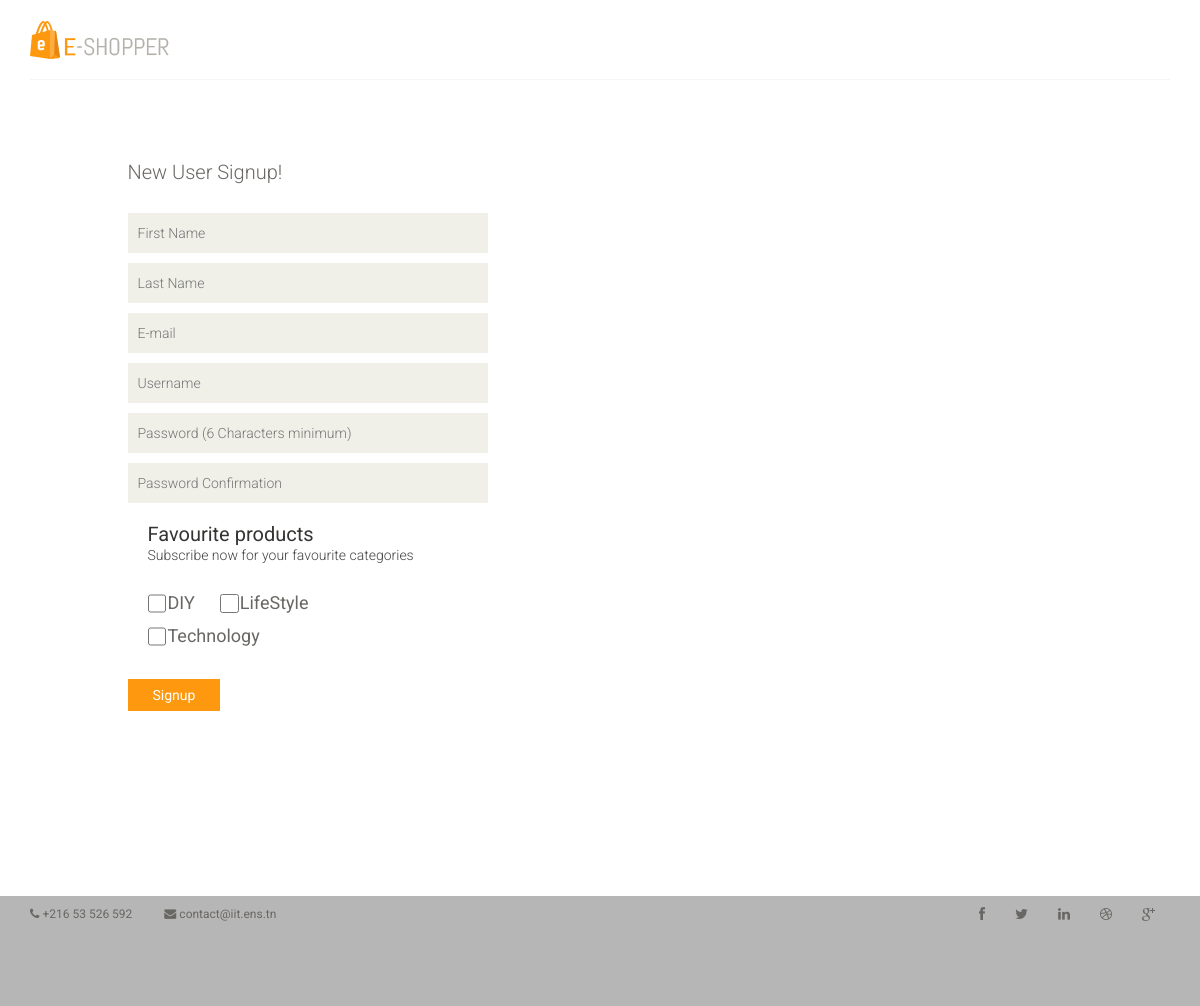
The app's page /index.php?controller=Acceuil&action=register, older data.
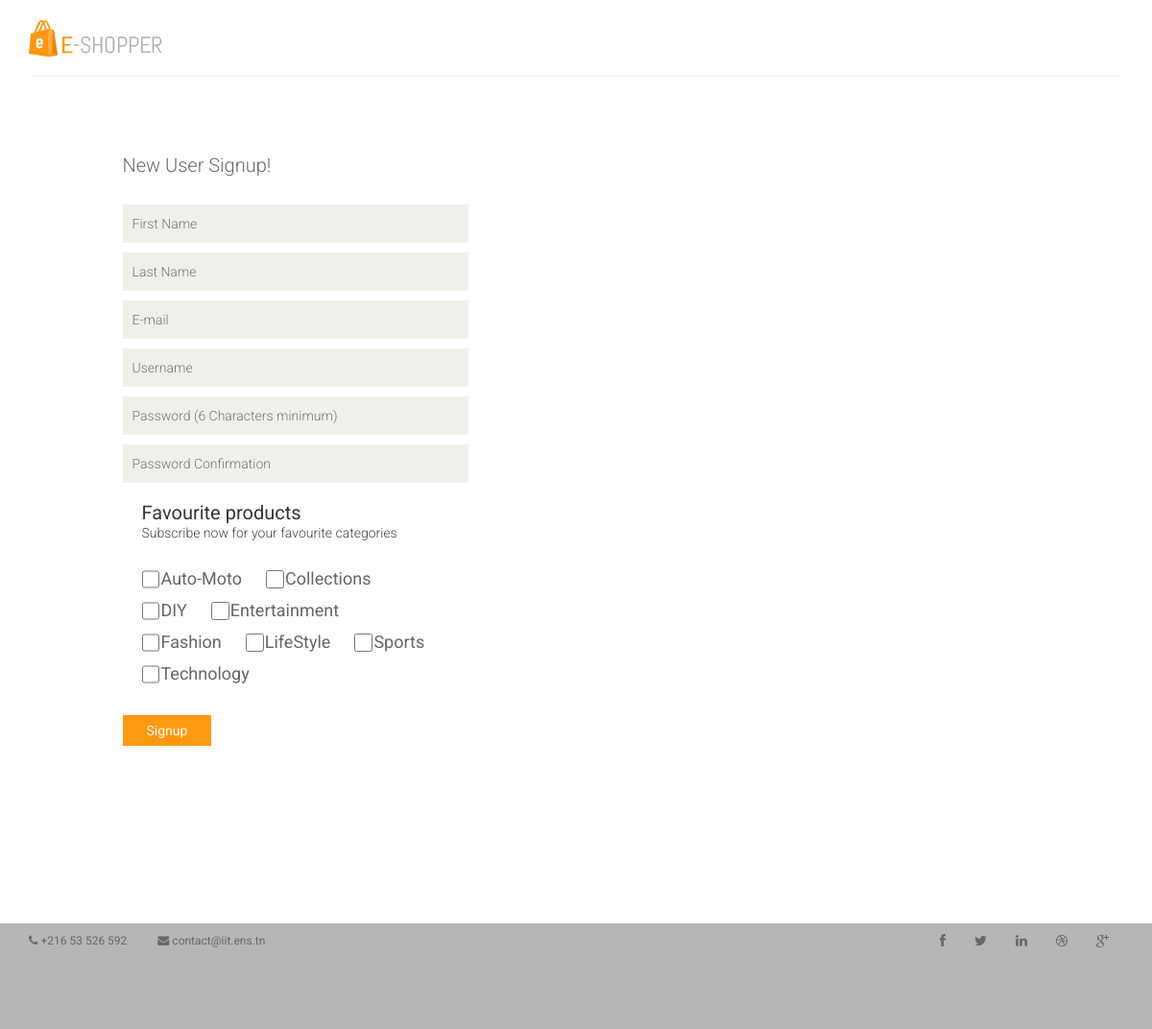
The same page, newer data.
### tables this page shows
CREATE TABLE `categorie` (
  `idCat` int(11) NOT NULL,
  `nomCat` varchar(20) NOT NULL,
  `desCat` varchar(50) NOT NULL
);

### index.php (called while the page is built, shortened)
<?php
$controller = "Acceuil";
if(isset($_REQUEST['controller'])){
    $controller=$_REQUEST['controller'];
}
if(isset($_REQUEST['action'])){
    $action=$_REQUEST['action'];
}
include "Controllers/".$controller.".controller.php";

### Views/Register.php (the view, shortened to what this page needs)
<!DOCTYPE html>
<html lang="en">
<head>
    <link href="css/bootstrap.min.css" rel="stylesheet">
    <link href="css/font-awesome.min.css" rel="stylesheet">
    <link href="css/prettyPhoto.css" rel="stylesheet">
    <link href="css/price-range.css" rel="stylesheet">
    <link href="css/animate.css" rel="stylesheet">
    <link href="css/main.css" rel="stylesheet">
    <link href="css/responsive.css" rel="stylesheet">
</head>
<body>
<header id="header">
    <div class="header-middle">
        <div class="container">
            <div class="row">
                <div class="col-sm-4">
                    <div class="logo pull-left">
                        <a href="index.php?controller=Acceuil&action=login"><img src="images/home/logo.png" alt="" /></a>
                    </div>
                </div>
            </div>
        </div>
    </div>
    <div class="header-bottom">
        <div class="container">
            <div class="row">
                <div class="col-sm-9">
                </div>
            </div>
        </div>
    </div>
</header>
<section id="form" style="margin-top: auto;">
    <div class="container">
        <div class="row">
            <div class="col-sm-4 col-sm-offset-1">
                <div class="login-form">
                    <h2>New User Signup!</h2>
                    <form action="Includes/register.php" method="post">
                        <input type="text" placeholder="First Name" required/>
                        <input type="text" placeholder="Last Name" required/>
                        <?php if(!isset($_REQUEST['mailExists'])):?>
                        <input type="email" placeholder="E-mail" name="email" required/>
                        <?php else:?>
                        <input type="email" placeholder="E-mail exists" style="box-shadow:0 0 3px red" name="email" required/>
                        <?php endif;?>
                        <?php if(!isset($_REQUEST['usernameExists'])):?>
                        <input type="text" placeholder="Username" name="username" required/>
                        <?php else:?>
                        <input type="text" placeholder="Username exists" style="box-shadow: 0 0 3px red" name="username" required/>
                        <?php endif;?>
                        <input type="password" placeholder="Password (6 Characters minimum)" name="password" id="pass" pattern=".{6,}" title="Password must be 6 characters length minimum" required/>
                        <input type="password" placeholder="Password Confirmation" name="passwordc" id="passc" required/>
                        <div class="checkout-options">
                            <h3>Favourite products</h3>
                            <p>Subscribe now for your favourite categories</p>
                            <div class="checkbox-inline">
                                <ul class="nav">
                                    <?php foreach ($res as $cat):?>
                                        <li>
                                            <input type="checkbox" style="width: 0.5cm;height: 0.5cm;" name="categorie[]" value="<?=$cat->idCat;?>" title="<?=$cat->desCat;?>"><?=$cat->nomCat;?>
                                        </li>
                                    <?php endforeach;?>
                                </ul>
                            </div>
                        </div>
                        <button type="submit" class="btn btn-default">Signup</button>
                    </form>
                </div>
            </div>
        </div>
    </div>
</section>
<footer id="footer">
    <div class="header_top">
        <div class="container">
            <div class="row">
                <div class="col-sm-6">
                    <div class="contactinfo">
                        <ul class="nav nav-pills">
                            <li><a href=""><i class="fa fa-phone"></i> +216 53 526 592</a></li>
                            <li><a href=""><i class="fa fa-envelope"></i> contact@iit.ens.tn</a></li>
                        </ul>
                    </div>
                </div>
                <div class="col-sm-6">
                    <div class="social-icons pull-right">
                        <ul class="nav navbar-nav">
                            <li><a href=""><i class="fa fa-facebook"></i></a></li>
                            <li><a href=""><i class="fa fa-twitter"></i></a></li>
                            <li><a href=""><i class="fa fa-linkedin"></i></a></li>
                            <li><a href=""><i class="fa fa-dribbble"></i></a></li>
                            <li><a href=""><i class="fa fa-google-plus"></i></a></li>
                        </ul>
                    </div>
                </div>
            </div>
        </div>
    </div>
</footer>
</body>
</html>

### Controllers/Acceuil.controller.php (shortened to what this page needs)
<?php
switch ($action){
    case "register":
        $res = $bdd->query("SELECT * FROM categorie ORDER BY nomCat")->fetchAll(PDO::FETCH_OBJ);
        include "Views/Register.php";
        break;
}

### css/main.css (style rules this page uses)
body { font-family: 'Roboto', sans-serif; position: relative; font-weight: 400; }
ul li { list-style: none; }
a { -webkit-transition: 300ms; -moz-transition: 300ms; -o-transition: 300ms; transition: 300ms; }
h1, h2, h3, h4, h5, h6 { font-family: 'Roboto', sans-serif; }
.header_top { background: none repeat scroll 0 0 #b6b6b6; height: 100%; }
.contactinfo ul li:first-child { margin-left: -15px; }
.contactinfo ul li a { font-size: 12px; color: #696763; font-family: 'Roboto', sans-serif; }
.social-icons ul li a { border: 0 none; border-radius: 0; color: #696763; padding:0px; }
.social-icons ul li { display:inline-block; }
.social-icons ul li a i { padding: 11px 15px; transition: all 0.9s ease 0s; -moz-transition: all 0.9s ease 0s; -webkit-transition: all 0.9s ease 0s; -o-transition: all 0.9s ease 0s; }
.header-middle .container .row { border-bottom: 1px solid #f5f5f5; margin-left: 0; margin-right: 0; padding-bottom: 20px; padding-top: 20px; }
.header-middle .container .row .col-sm-4 { padding-left: 0; }
.header-bottom { padding-bottom: 30px; padding-top: 30px; }
#footer { background: #F0F0E9; height: 110px; }
#form { display: block; margin-bottom: 185px; margin-top: 185px; overflow: hidden; }
.login-form h2, .signup-form h2 { color: #696763; font-family: 'Roboto', sans-serif; font-size: 20px; font-weight: 300; margin-bottom: 30px; }
.login-form form input, .signup-form form input { background: #F0F0E9; border: medium none; color: #696763; display: block; font-family: 'Roboto', sans-serif; font-size: 14px; font-weight: 300; height: 40px; margin-bottom: 10px; outline: medium none; padding-left: 10px; width: 100%; }
.login-form form button { margin-top: 23px; }
.login-form form button, .signup-form form button { background: #FE980F; border: medium none; border-radius: 0; color: #FFFFFF; display: block; font-family: 'Roboto', sans-serif; padding: 6px 25px; }
.checkout-options { padding-left: 20px }
.checkout-options h3 { color: #363432; font-size: 20px; margin-bottom: 0; font-weight: normal; font-family: 'Roboto', sans-serif; }
.checkout-options p { color: #434343; font-weight: 300; margin-bottom: 25px; }
.checkout-options .nav li { float: left; margin-right: 45px; color: #696763; font-size: 18px; font-family: 'Roboto', sans-serif; font-weight: normal; }

Row changes from the older to the newer data that the page shows:
added categorie: nomCat "Auto-Moto"
added categorie: nomCat "Collections"
added categorie: nomCat "Entertainment"
added categorie: nomCat "Fashion"
added categorie: nomCat "Sports"
